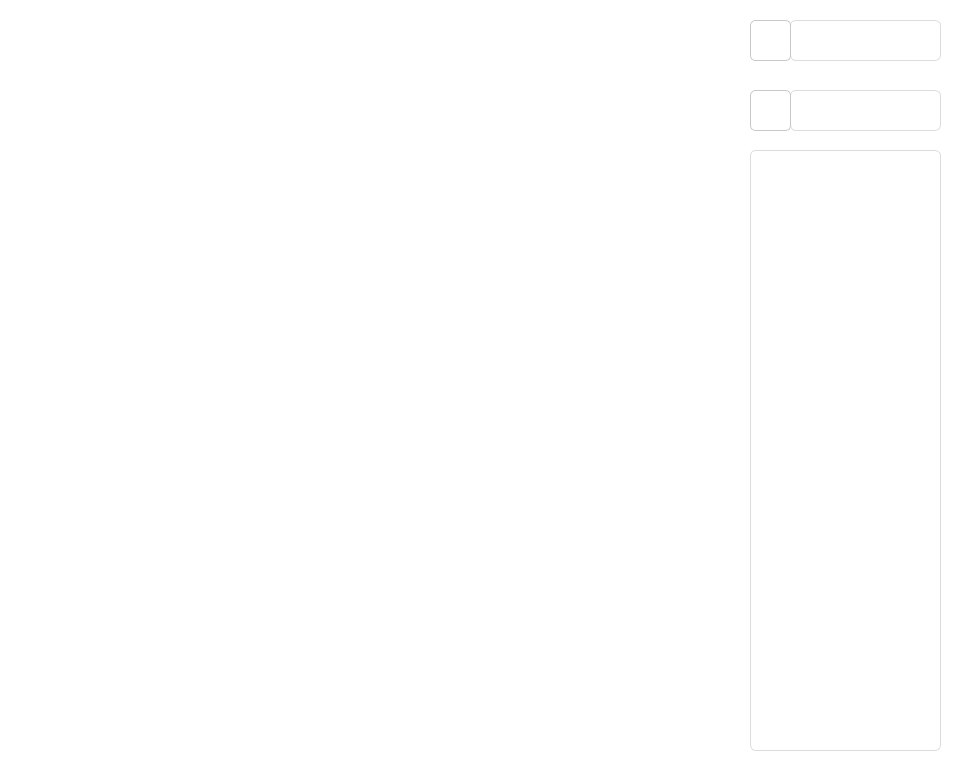
<?xml version="1.0" encoding="UTF-8"?>
<ui version="4.0">
 <class>SubwayGUI</class>
 <widget class="QDialog" name="SubwayGUI">
  <property name="geometry">
   <rect>
    <x>0</x>
    <y>0</y>
    <width>953</width>
    <height>762</height>
   </rect>
  </property>
  <property name="windowTitle">
   <string>SubwayGUI</string>
  </property>
  <property name="styleSheet">
   <string notr="true">background-color: rgb(255, 255, 255);</string>
  </property>
  <widget class="QWidget" name="widget" native="true">
   <property name="geometry">
    <rect>
     <x>10</x>
     <y>20</y>
     <width>730</width>
     <height>730</height>
    </rect>
   </property>
   <property name="styleSheet">
    <string notr="true">border-radius:10px;
background-image: url(:/Source/xianluda.jpg);</string>
   </property>
  </widget>
  <widget class="QLineEdit" name="StartEdit">
   <property name="geometry">
    <rect>
     <x>790</x>
     <y>20</y>
     <width>151</width>
     <height>41</height>
    </rect>
   </property>
   <property name="cursor">
    <cursorShape>IBeamCursor</cursorShape>
   </property>
   <property name="styleSheet">
    <string notr="true">background-color: rgb(255, 255, 255);
border-radius:6px;
border:1px solid rgb(220, 220, 220)</string>
   </property>
  </widget>
  <widget class="QLineEdit" name="EndEdit">
   <property name="geometry">
    <rect>
     <x>790</x>
     <y>90</y>
     <width>151</width>
     <height>41</height>
    </rect>
   </property>
   <property name="cursor">
    <cursorShape>IBeamCursor</cursorShape>
   </property>
   <property name="styleSheet">
    <string notr="true">background-color: rgb(255, 255, 255);
border-radius:6px;
border:1px solid rgb(220, 220, 220)</string>
   </property>
  </widget>
  <widget class="QPushButton" name="StartButton">
   <property name="geometry">
    <rect>
     <x>750</x>
     <y>20</y>
     <width>41</width>
     <height>41</height>
    </rect>
   </property>
   <property name="styleSheet">
    <string notr="true">QPushButton{background-color: rgb(255, 255, 255);border:1px solid rgb(200, 200, 200);border-radius:5px}
QPushButton:hover{background-color: rgb(255, 255, 255);border:1px solid rgb(100, 100, 100);border-radius:5px}QPushButton:pressed{background-color: rgb(255, 255, 255);border:2px solid rgb(100, 100, 100);border-radius:5px}
QPushButton:released{background-color: rgb(255, 255, 255);border-radius:2px}</string>
   </property>
   <property name="text">
    <string/>
   </property>
   <property name="icon">
    <iconset resource="resource.qrc">
     <normaloff>:/Source/图片1.png</normaloff>:/Source/图片1.png</iconset>
   </property>
  </widget>
  <widget class="QPushButton" name="EndButton">
   <property name="geometry">
    <rect>
     <x>750</x>
     <y>90</y>
     <width>41</width>
     <height>41</height>
    </rect>
   </property>
   <property name="styleSheet">
    <string notr="true">QPushButton{background-color: rgb(255, 255, 255);border:1px solid rgb(200, 200, 200);border-radius:5px}
QPushButton:hover{background-color: rgb(255, 255, 255);border:1px solid rgb(100, 100, 100);border-radius:5px}QPushButton:pressed{background-color: rgb(255, 255, 255);border:2px solid rgb(100, 100, 100);border-radius:5px}
QPushButton:released{background-color: rgb(255, 255, 255);border-radius:2px}</string>
   </property>
   <property name="text">
    <string/>
   </property>
   <property name="icon">
    <iconset resource="resource.qrc">
     <normaloff>:/Source/图片2.png</normaloff>:/Source/图片2.png</iconset>
   </property>
  </widget>
  <widget class="QLabel" name="ResultEdit">
   <property name="geometry">
    <rect>
     <x>750</x>
     <y>150</y>
     <width>191</width>
     <height>601</height>
    </rect>
   </property>
   <property name="styleSheet">
    <string notr="true">background-color: rgb(255, 255, 255);
border-radius:6px;
border:1px solid rgb(220, 220, 220)</string>
   </property>
   <property name="text">
    <string/>
   </property>
   <property name="textFormat">
    <enum>Qt::PlainText</enum>
   </property>
   <property name="alignment">
    <set>Qt::AlignLeading|Qt::AlignLeft|Qt::AlignTop</set>
   </property>
   <property name="wordWrap">
    <bool>true</bool>
   </property>
  </widget>
 </widget>
 <layoutdefault spacing="6" margin="11"/>
 <resources>
  <include location="resource.qrc"/>
 </resources>
 <connections/>
</ui>
